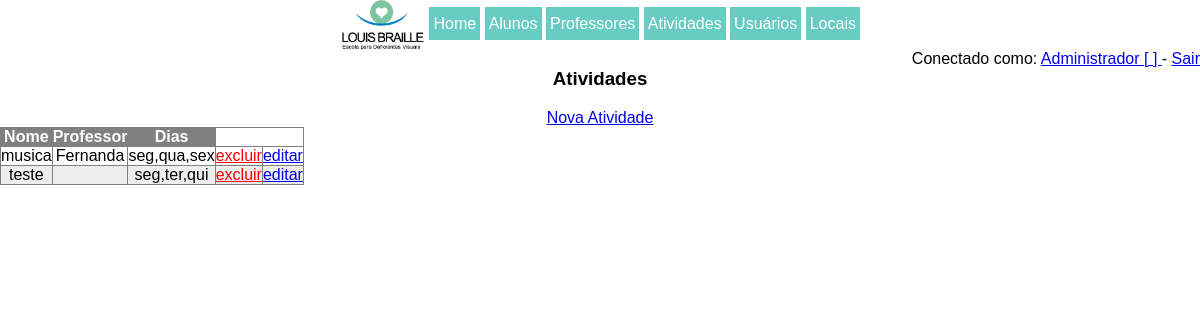
Screenshot of /lista_atividades.php (signed in) with the database file from the repository.
### tables this page shows
CREATE TABLE IF NOT EXISTS `atividades` (
  `cod` bigint(20) unsigned NOT NULL AUTO_INCREMENT,
  `nome` varchar(100) NOT NULL,
  `horario_inicio` time NOT NULL,
  `horario_fim` time NOT NULL,
  `dias` varchar(100) NOT NULL,
  PRIMARY KEY (`cod`),
  UNIQUE KEY `cod` (`cod`)
);

CREATE TABLE IF NOT EXISTS `usuarios` (
  `cod` bigint(20) unsigned NOT NULL AUTO_INCREMENT,
  `nome` varchar(100) NOT NULL,
  `sobrenome` varchar(100) NOT NULL,
  `data_nasc` date NOT NULL,
  `login` varchar(100) NOT NULL,
  `senha` varchar(32) NOT NULL,
  `endereco` varchar(100) NOT NULL,
  `numero` varchar(100) NOT NULL,
  `cidade` mediumtext NOT NULL,
  `uf` varchar(2) NOT NULL,
  `cep` varchar(9) NOT NULL,
  `ativo` tinyint(1) NOT NULL,
  `categoria` int(11) NOT NULL,
  UNIQUE KEY `cod` (`cod`)
);

### lista_atividades.php (the view, shortened to what this page needs)
<?php
  $query="SELECT * FROM atividades ORDER BY nome";
  $result=mysql_query($query);
  $num=mysql_numrows($result);
  $title="Atividades";
  include "topo.php";
?>
<h3><?php echo $title ?></h3>
<a href="nova_atividade.php">Nova Atividade</a>
<table class="sortable" border="1" cellspacing="2" cellpadding="2">
<tr>
  <th>Nome</th>
  <th>Professor</th>
  <th>Dias</th>
</tr>
<?php
$i=0;while ($i < $num) {
  $nome=mysql_result($result,$i,"nome");
  $cod=mysql_result($result,$i,"cod");
  $dias=mysql_result($result,$i,"dias");?>
  <tr>
  <td>
    <?php
      echo $nome;
    ?>
  </td>
  <td>
    <?php
      $query="SELECT cod_professor FROM atividade_professor WHERE cod_atividade=$cod";
      $r=mysql_query($query);
      $rr=mysql_fetch_assoc($r);
      $cd=$rr['cod_professor'];
      $query="SELECT nome FROM usuarios WHERE cod=$cd";
      $rs=mysql_query($query);
      $rt=mysql_fetch_assoc($rs);
      $nm=$rt['nome'];
      echo $nm;
     ?>
  </td>
  <td>
    <?php
      echo $dias;
    ?>
  </td>
  <td>
    <a href="excluir_atividade.php?c=<?php echo $cod; ?>" style="color:red;">excluir</a>
  </td>
  <td>
    <a href="editar_atividade.php?c=<?php echo $cod; ?>&amp;cd=<?php echo $cd; ?>">editar</a>
  </td>
  </tr>
  <?php
  $i++;
}?>
</table>
<?php
  include "rodape.php";
   ?>

### js/sorttable.css (style rules this page uses)
tr:nth-child(even) { background-color: #eee; }

### css/cabecalho.css (style rules this page uses)
body { margin: 0; font-family: verdana, arial; text-align: center; }

### rows the page displays
atividades: nome "musica", usuarios.nome "Fernanda", dias "seg,qua,sex"
atividades: nome "teste", dias "seg,ter,qui"

### other values shown
$_SESSION["nome"] "Administrador"
$title "Atividades"
